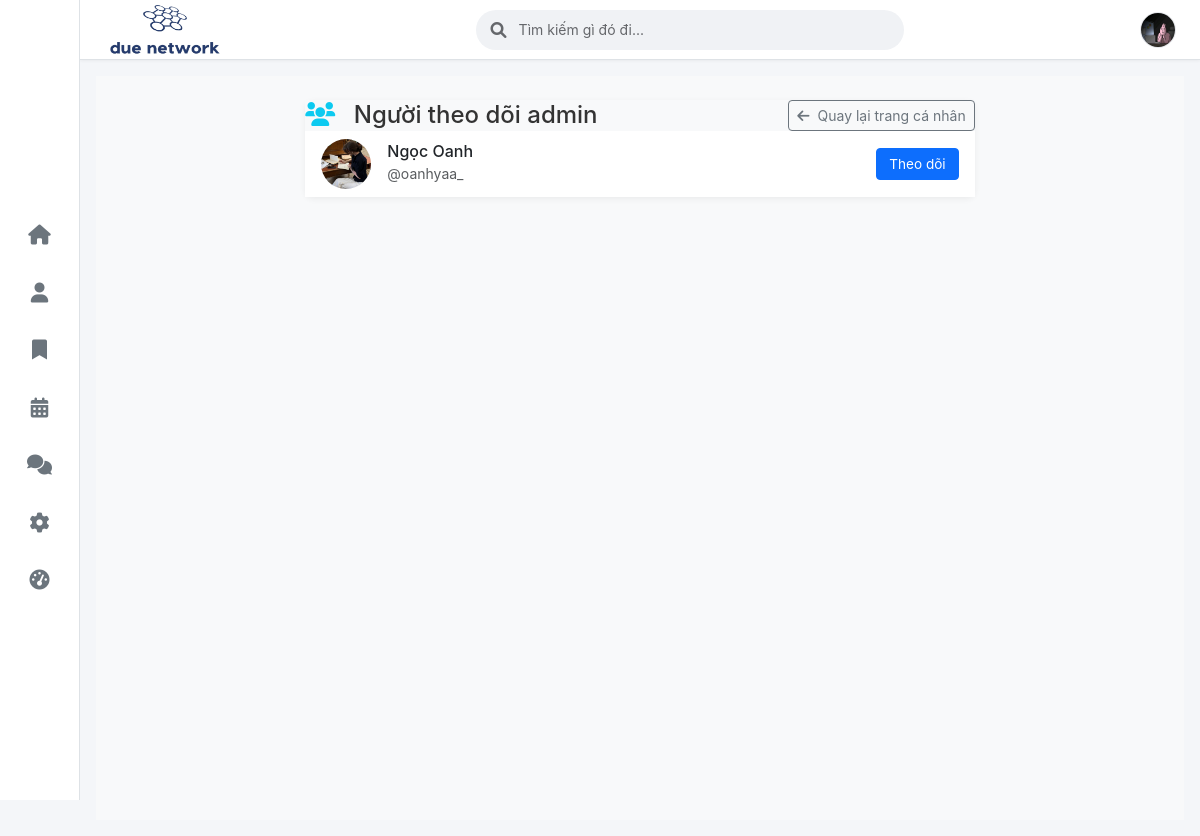
Screenshot of /profile/admin/followers/ (signed in) with the database file from the repository.
### core/models.py (models this page shows, shortened)
class CustomUser(AbstractUser):
    ROLE_CHOICES = (
        ('user', 'User'),
        ('mod', 'Mod'),
        ('admin', 'Admin'),
    )
    email = models.EmailField(
        _('email address'),
        unique=True,
        validators=[validate_due_email] # Yêu cầu email DUE [cite: 2]
    )
    phone_number = models.CharField(max_length=15, blank=True, null=True) # Không bắt buộc [cite: 2]
    avatar = models.ImageField(upload_to='avatars/', null=True, blank=True, default='avatars/default_avatar.png')
    role = models.CharField(max_length=10, choices=ROLE_CHOICES, default='user')
    objects = CustomUserManager()
    groups = models.ManyToManyField(
        Group,
        verbose_name=_('groups'),
        blank=True,
        help_text=_(
            'The groups this user belongs to. A user will get all permissions '
            'granted to each of their groups.'
        ),
        related_name="customuser_groups",
        related_query_name="customuser",
    )
    user_permissions = models.ManyToManyField(
        Permission,
        verbose_name=_('user permissions'),
        blank=True,
        help_text=_('Specific permissions for this user.'),
        related_name="customuser_permissions",
        related_query_name="customuser",
    )

class Profile(models.Model):
    user = models.OneToOneField(settings.AUTH_USER_MODEL, on_delete=models.CASCADE)
    avatar = models.ImageField(upload_to='avatars/', null=True, blank=True, default='avatars/default_avatar.png')

### core/views.py (the view)
# urls.py: path('profile/<str:username>/followers/', views.user_followers_view, name='user_followers'),
@login_required
def user_followers_view(request, username):
    profile_user_obj = get_object_or_404(CustomUser.objects.select_related('profile'), username=username)
    follower_users_qs = CustomUser.objects.filter(following_set__following=profile_user_obj).order_by('username').distinct()
    followers_list_processed = []
    if request.user.is_authenticated:
        following_by_request_user_ids = set(Follow.objects.filter(follower=request.user).values_list('following_id', flat=True))
        for user_item in follower_users_qs:
            user_item.is_followed_by_request_user = user_item.id in following_by_request_user_ids
            followers_list_processed.append(user_item)
    else:
        followers_list_processed = list(follower_users_qs)
    paginator = Paginator(followers_list_processed, 15)
    page_number = request.GET.get('page')
    page_obj = paginator.get_page(page_number)
    context = {
        'profile_user_page': profile_user_obj,
        'relationship_list_page': page_obj,
        'type': 'followers'
    }
    return render(request, 'core/followers_list.html', context)

### core/templates/core/followers_list.html (shortened to what this page needs)
{% extends "core/base.html" %}
{% load static %}
{% load humanize %}
{% block content %}
<div class="user-list-wrapper">
    <div class="container">
        <div class="row justify-content-center">
            <div class="col-lg-8">
                <div class="user-list-card">
                    <div class="card-header bg-light">
                        <div class="d-flex justify-content-between align-items-center">
                            <h4 class="mb-0">
                                {% if type == 'followers' %}
                                    <i class="fas fa-users text-info"></i>
                                    Người theo dõi {{ profile_user_page.get_full_name|default:profile_user_page.username }}
                                {% elif type == 'following' %}
                                    <i class="fas fa-user-check text-success"></i>
                                    {{ profile_user_page.get_full_name|default:profile_user_page.username }} đang theo dõi
                                {% endif %}
                            </h4>
                            <a href="{% url 'profile' profile_user_page.username %}" class="btn btn-outline-secondary btn-sm">
                                <i class="fas fa-arrow-left me-1"></i> Quay lại trang cá nhân
                            </a>
                        </div>
                    </div>
                    <div class="card-body p-0">
                        {% if relationship_list_page %}
                            <ul class="list-group list-group-flush">
                                {% for relation_item_obj in relationship_list_page %}
                                    {% with user_to_display=relation_item_obj %}
                                        {% include "core/partials/_user_list_item.html" %}
                                    {% endwith %}
                                {% endfor %}
                            </ul>
                        {% endif %}
                    </div>
                </div>
            </div>
        </div>
    </div>
</div>
{% endblock %}

### core/templates/core/partials/_navbar.html (shortened to what this page needs)
{% load static %}
<nav class="navbar navbar-expand-lg navbar-light bg-white border-bottom sticky-top">
    <div class="container-fluid px-4">
        <a class="navbar-brand" href="{% url 'home' %}">
            <img src="{% static 'core/images/due_network_logo_small.png' %}" alt="DUE Network" height="55" width="120">
        </a>
        <div class="search-container mx-auto">
            <form action="{% url 'search' %}" method="GET" role="search">
                <div class="search-wrapper">
                    <i class="fas fa-search search-icon"></i>
                    <input type="search" name="q" placeholder="Tìm kiếm gì đó đi..." value="{{ request.GET.q }}">
                </div>
            </form>
        </div>
        <div class="user-profile">
            {% if user.is_authenticated %}
            <div class="dropdown">
                <a class="profile-link" href="#" id="navbarDropdownUser" role="button" data-bs-toggle="dropdown" aria-expanded="false">
                    {% if user.profile and user.profile.avatar and user.profile.avatar.name %}
                        <img src="{{ user.profile.avatar.url }}" alt="{{ user.username }}" class="rounded-circle">
                    {% else %}
                        <img src="{% static 'core/images/default_placeholder_avatar.png' %}" alt="{{ user.username }}" class="rounded-circle">
                    {% endif %}
                </a>
            </div>
            {% endif %}
        </div>
    </div>
</nav>

### core/templates/core/partials/_user_list_item.html (shortened to what this page needs)
{% load static %}
<li class="list-group-item user-list-item px-3 py-2">
    <div class="d-flex justify-content-between align-items-center">
        <a href="{% url 'profile' user_to_display.username %}" class="text-decoration-none text-dark d-flex align-items-center">
            {% if user_to_display.profile and user_to_display.profile.avatar and user_to_display.profile.avatar.name %}
                <img src="{{ user_to_display.profile.avatar.url }}" alt="{{ user_to_display.username }}">
            {% else %}
                <img src="{% static 'core/images/default_placeholder_avatar.png' %}" alt="{{ user_to_display.username }}">
            {% endif %}
            <div>
                <h6 class="mb-0 fw-medium">{{ user_to_display.get_full_name|default:user_to_display.username }}</h6>
                <small class="text-muted">@{{ user_to_display.username }}</small>
            </div>
        </a>
        <div>
            {% if request.user.is_authenticated and request.user != user_to_display %}
                <button class="btn btn-sm {% if user_to_display.is_followed_by_request_user %}btn-outline-secondary{% else %}btn-primary{% endif %} toggle-follow-btn" data-user-id="{{ user_to_display.id }}">
                    <span class="follow-text">{% if user_to_display.is_followed_by_request_user %}Đang theo dõi{% else %}Theo dõi{% endif %}</span>
                </button>
            {% elif request.user == user_to_display %}
                 <span class="badge bg-light text-dark border">Đây là bạn</span>
            {% endif %}
        </div>
    </div>
</li>

### core/static/core/css/style.css (style rules this page uses)
body { font-family: 'Inter', -apple-system, BlinkMacSystemFont, "Segoe UI", Roboto, "Helvetica Neue", Arial, "Noto Sans", sans-serif, "Apple Color Emoji", "Segoe UI Emoji", "Segoe UI Symbol", "Noto Color Emoji"; background-color: #f4f6f9; color: #333; line-height: 1.6; }
a { color: #0d6efd; text-decoration: none; }

### core/templates/core/partials/_navbar.html (style rules this page uses)
.navbar { height: 60px; padding: 0; box-shadow: 0 1px 3px rgba(0,0,0,0.05); }
.search-container { width: 40%; max-width: 500px; }
.search-wrapper { position: relative; width: 100%; background-color: #f0f2f5; border-radius: 20px; display: flex; align-items: center; padding: 0 15px; }
.search-icon { color: #65676b; margin-right: 10px; }
.search-wrapper input { width: 100%; height: 40px; background: transparent; border: none; outline: none; font-size: 14px; color: #050505; }
.search-wrapper input::placeholder { color: #65676b; }
.user-profile { display: flex; align-items: center; }
.profile-link { display: flex; align-items: center; justify-content: center; }
.profile-link img { width: 36px; height: 36px; border: 1px solid #e4e6eb; }

### core/templates/core/followers_list.html (style rules this page uses)
.user-list-wrapper { background-color: #f8f9fa; padding: 1.5rem; min-height: calc(100vh - 56px); }
.user-list-card { background-color: #fff; border-radius: 0.5rem; box-shadow: 0 2px 6px rgba(0,0,0,.06); }
.user-list-card .card-header h4 i { margin-right: 0.75rem; }
.user-list-item img { width: 50px; height: 50px; object-fit: cover; border-radius: 50%; margin-right: 1rem; }
.user-list-item .btn { font-size: 0.85rem; padding: 0.3rem 0.75rem; }

### rows the page displays
CustomUser: profile.avatar (picture), get_full_name "admin"
CustomUser: profile.avatar (picture), get_full_name "Ngọc Oanh", username "oanhyaa_", shows "Theo dõi"
